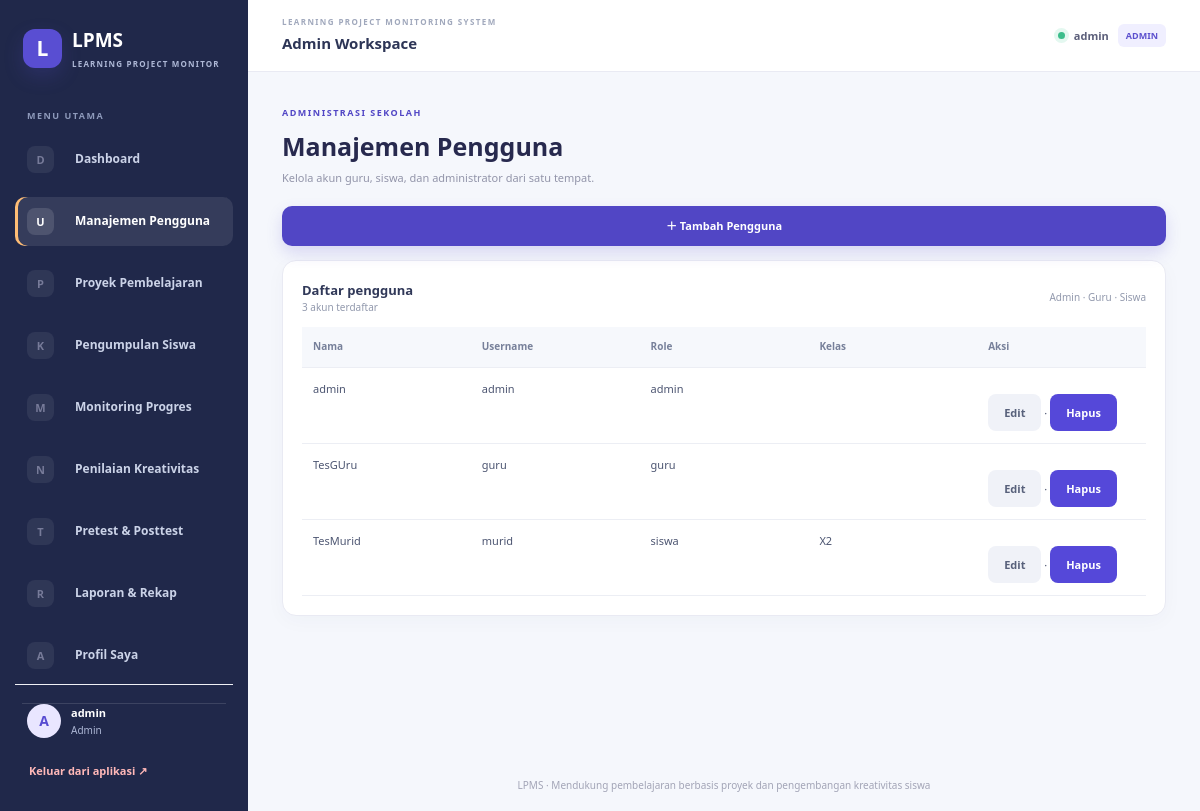
Screenshot of /index.php?page=users (signed in) with the database file from the repository.
### tables this page shows
CREATE TABLE `user` (
  `id` int NOT NULL,
  `nama` varchar(120) NOT NULL,
  `username` varchar(60) NOT NULL,
  `password` varchar(255) NOT NULL,
  `role` enum('admin','guru','siswa') NOT NULL,
  `nis_nip` varchar(40) DEFAULT NULL,
  `kelas` varchar(80) DEFAULT NULL,
  `jurusan` varchar(80) DEFAULT NULL,
  `created_at` timestamp NULL DEFAULT CURRENT_TIMESTAMP
);

### index.php (called while the page is built, shortened)
<?php
require_once __DIR__ . '/app/helpers.php';
$page = (string)($_GET['page'] ?? (isset($_SESSION['user_id']) ? 'dashboard' : 'home'));
$file = __DIR__ . '/app/pages/' . $page . '.php';
require __DIR__ . '/app/layout/header.php';
require $file;
require __DIR__ . '/app/layout/footer.php';

### app/helpers.php (called while the page is built, shortened)
<?php
function e($value): string
{
    return htmlspecialchars((string)$value, ENT_QUOTES, 'UTF-8');
}

### app/pages/users.php (the view, shortened to what this page needs)
<?php
$edit = null;
$rows = $pdo->query("SELECT * FROM `user` ORDER BY role,nama")->fetchAll();
?><div class="page-heading">
    <div><span class="eyebrow">ADMINISTRASI SEKOLAH</span>
        <h1>Manajemen Pengguna</h1>
        <p class="muted">Kelola akun guru, siswa, dan administrator dari satu tempat.</p>
    </div>
</div>
<button type="button" class="primary-button" data-open-modal="user-modal"><?= $edit ? 'Ubah Pengguna' : '＋ Tambah Pengguna' ?></button>
<div class="panel">
    <div class="table-toolbar">
        <div><b>Daftar pengguna</b><small><?= count($rows) ?> akun terdaftar</small></div><span class="toolbar-note">Admin · Guru · Siswa</span>
    </div>
    <div class="table-wrap">
        <table>
            <tr>
                <th style="width: 20%;">Nama</th>
                <th style="width: 20%;">Username</th>
                <th style="width: 20%;">Role</th>
                <th style="width: 20%;">Kelas</th>
                <th>Aksi</th>
            </tr><?php foreach ($rows as $x): ?><tr>
                    <td><?= e($x['nama']) ?></td>
                    <td><?= e($x['username']) ?></td>
                    <td><?= e($x['role']) ?></td>
                    <td><?= e($x['kelas']) ?></td>
                    <td><a href="index.php?page=users&edit=<?= $x['id'] ?>" class="btn btn-secondary">Edit</a> · <a onclick="return confirm('Hapus pengguna ini?')" href="index.php?page=users&delete=<?= $x['id'] ?>" class="btn btn-danger">Hapus</a></td>
                </tr><?php endforeach; ?>
        </table>
    </div>
</div>

### assets/style.css (style rules this page uses)
* { box-sizing: border-box }
body { margin: 0; background: #f3f5fb; color: #1e293b; font: 15px/1.55 Inter, Segoe UI, Arial, sans-serif }
h1 { font-size: 27px; margin: 0 0 8px; color: #20264d }
.muted { color: #64748b }
.panel { background: #fff; border: 1px solid #e7eaf2; border-radius: 14px; padding: 22px; margin: 18px 0; box-shadow: 0 4px 16px #1e293b08 }
button, .btn { display: inline-block; border: 0; border-radius: 8px; background: #4f46e5; color: #fff; padding: 11px 17px; font: inherit; font-weight: 650; cursor: pointer; text-decoration: none; margin-top: 15px }
.table-wrap { overflow: auto }
table { border-collapse: collapse; width: 100%; min-width: 600px }
th, td { text-align: left; padding: 11px 10px; border-bottom: 1px solid #e5e7eb; vertical-align: top }
th { background: #f8fafc; color: #475569; font-size: 13px }
.eyebrow { font-size: 10px; font-weight: 850; letter-spacing: 1.7px; color: #665bd5 }
:root { --ink: #24264b; --muted: #8588a3; --purple: #594ed2; --line: #e9eaf3; --bg: #f5f6fb }
body { font-family: 'DM Sans', 'Segoe UI', Arial, sans-serif; color: var(--ink) }
a { color: var(--purple) }
.eyebrow { font-size: 10px; letter-spacing: 1.6px; font-weight: 800; color: #655bd1 }
.primary-button { display: flex; justify-content: space-between; align-items: center; width: 100%; padding: 14px 17px; margin-top: 24px; border: 0; border-radius: 9px; background: var(--purple); color: white; text-decoration: none; font-size: 13px; font-weight: 750; cursor: pointer }
.app-body { margin: 0; background: #f5f6fb; color: var(--ink); font-size: 14px }
.page-content h1 { font-size: 25px; color: #27294e; margin: 0 0 8px }
.page-content .muted { font-size: 11px; color: #9294a9 }
.panel { background: white; border: 1px solid var(--line); border-radius: 13px; padding: 21px; margin: 17px 0; box-shadow: 0 3px 12px #25254b05 }
button, .btn { display: inline-flex; align-items: center; justify-content: center; border: 0; border-radius: 8px; background: #5548d9; color: white; padding: 10px 16px; font-size: 11px; font-weight: 750; cursor: pointer; text-decoration: none; margin-top: 14px }
table { border-collapse: collapse; width: 100%; min-width: 620px }
th, td { text-align: left; padding: 11px 10px; border-bottom: 1px solid #eceef4; vertical-align: top; font-size: 11px }
th { background: #f8f8fc; color: #6e718c; font-size: 10px; font-weight: 800 }
.role-admin { --role-accent: #5146c5; --role-soft: #efedff; --role-banner: linear-gradient(115deg, #37316f, #665bd5 65%, #8c83e9) }
:root { --school-ink: #20284a; --school-muted: #7c849d; --school-line: #e7eaf3; --school-paper: #fff; --school-bg: #f5f7fc }
.app-body { background: var(--school-bg) }
.page-heading { display: flex; align-items: center; justify-content: space-between; gap: 20px; margin: 0 0 20px }
.page-heading h1 { margin: 5px 0 4px }
.page-heading p { margin: 0 }
.eyebrow { font-size: 9px; letter-spacing: 1.5px; font-weight: 850; color: var(--role-accent, #5548d9) }
.primary-button { display: inline-flex; align-items: center; justify-content: center; gap: 8px; margin: 0; padding: 11px 17px; border-radius: 10px; background: var(--role-accent, #5548d9); color: white; text-decoration: none; font-size: 11px; font-weight: 800; box-shadow: 0 7px 16px color-mix(in srgb, var(--role-accent, #5548d9) 18%, transparent) }
.panel { margin: 14px 0; padding: 19px; border-radius: 14px; box-shadow: 0 5px 20px #28345c08 }
.table-toolbar { display: flex; align-items: center; justify-content: space-between; margin: 0 0 12px }
.table-toolbar b, .table-toolbar small { display: block }
.table-toolbar b { font-size: 13px; color: #303858 }
.table-toolbar small, .toolbar-note { font-size: 10px; color: #9299ad }
.table-wrap table { min-width: 680px }
.table-wrap th { background: #f6f8fc; color: #77809a; padding: 12px 11px }
.table-wrap td { padding: 12px 11px; color: #4c5571 }
.btn-secondary { background: #f0f2f8 !important; color: #58617b !important }

### rows the page displays
user: nama "admin", username "admin", role "admin"
user: nama "TesGUru", username "guru", role "guru"
user: nama "TesMurid", username "murid", role "siswa", kelas "X2"

### other values shown
$icon "D"
$label "Dashboard"
$icon "U"
$label "Manajemen Pengguna"
$icon "P"
$label "Proyek Pembelajaran"
$icon "K"
$label "Pengumpulan Siswa"
$icon "M"
$label "Monitoring Progres"
$icon "N"
$label "Penilaian Kreativitas"
$icon "T"
$label "Pretest & Posttest"
$icon "R"
